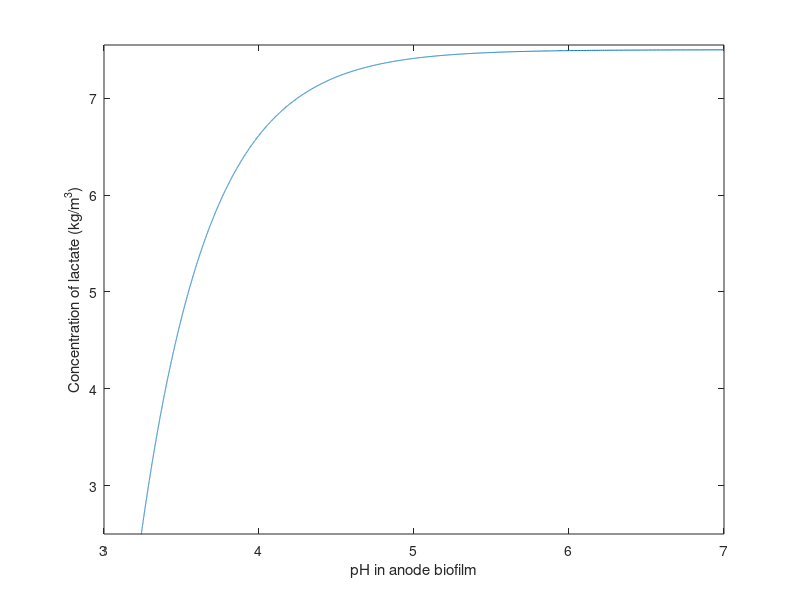
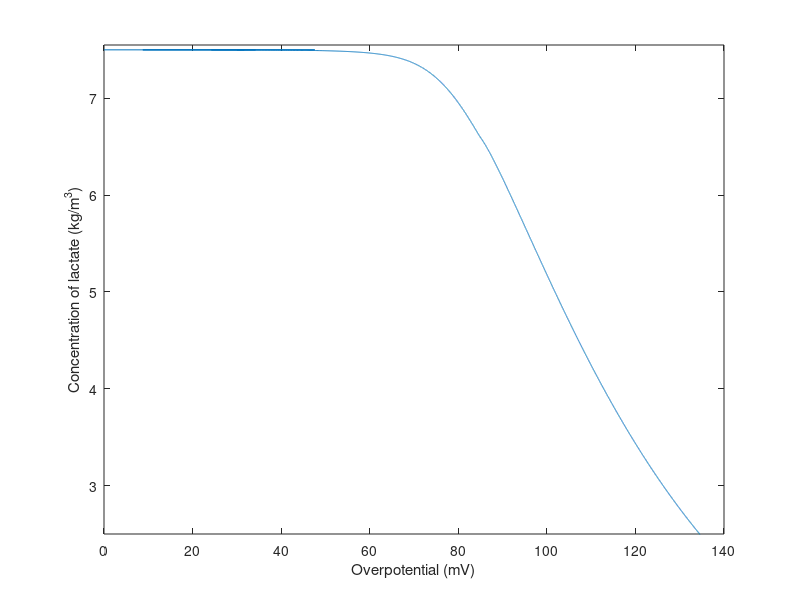
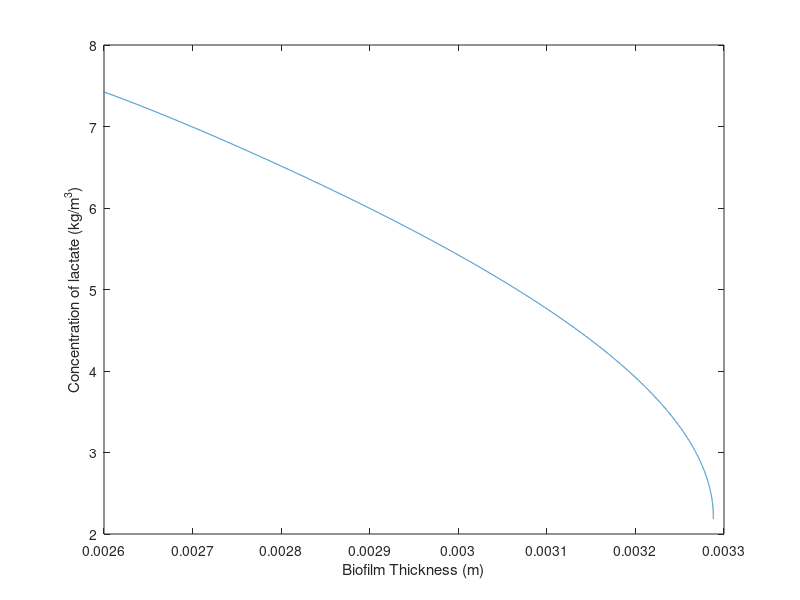
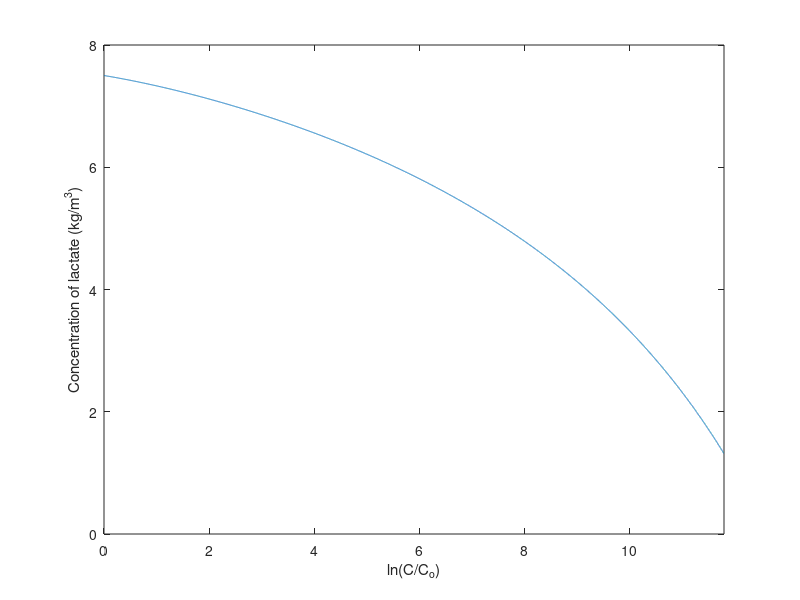

These charts were generated, in order, by the following MATLAB code:
clear all 
close all 
clc

Ds=(0.2544*10^(-4))/86400;
Ll=2*10^(-4);
rho=50;
Yac=0.212;
bina=0.02/86400;
bdet=0.05/86400;
Dco2=(0.9960*10^(-4))/86400;
Dh=(2.3328*10^(-4))/86400;
Am=54*10^(-4);
F=96450;
T=323;
R=8.314;
Vc=135*10^(-6);
Va=135*10^(-6);
Eoanode=340;
Eocathode=1299;
ioref=0.005;%changed from tafel plot to 0.005 from 0.001
b=120;
dcell=2.5*10^(-2);
kaq=3500;
Eka=-155;
dm=4.5;
km=1.7;
co2equi=7.26*10^(-3);
kla=414/86400;
qo2=2.64/86400;
rmax=100.9/3600;
ks=1.27*10^(-3);
chb=10^(-7);





f1 = @(cs) rmax*(1-exp(-cs/ks)) ;
f2 = @(mu,nact,phia) (mu*(1/(1+exp(-F/(R*T*1000)*nact)))*phia) ;
f3 = @(rs,phia,delta,L) Yac*rs-bina*phia+(phia/L)*delta-(phia/L)*(Yac*rs*L+delta) ;
f4 = @(rs,L,delta) Yac*rs*L+delta ;
f5 = @(L) -bdet*L ;
f6 = @(L,csb,cs,rs,delta) (Ds/(Ll*L))*(csb-cs)-rho*rs-(cs/L)*(Yac*rs*L+delta);
f7 = @(L,cco2b,cco2,rs,delta) (Dco2/(Ll*L))*(cco2b-cco2)+4*rho*rs-(cco2/L)*(Yac*rs*L+delta) ;
f8 = @(L,chb,ch,rs,delta) (Dh/(Ll*L))*(chb-ch)+12*rho*rs-(ch/L)*(Yac*rs*L+delta) ;
f9 = @(rs,L,delta) -Am*(Yac*rs*L+delta) ;
f10 = @(csb,cs,vl) (1/vl)*(-(Am*Ds/Ll)*(csb-cs)) ;
f11 = @(cco2b,cco2,vl) (1/vl)*(-(Am*Dco2/Ll)*(cco2b-cco2)) ;
f12 = @(i) -2.24*10^(-7)*(i)+0.0067;
%f12 = @(i) (kla*co2equi+7.7167*10^(-8)*exp(-(i)*(kla+qo2)))/(kla+qo2);
f13 = @(co2,ch)  Eocathode-((R*T*1000)/(4*F))*log(1/(co2*(ch^4))) ;
f14 = @(ch,cco2,cs) Eoanode-((R*T*1000)/(12*F))*log(((cco2^3)*(ch)^(11))/cs) ;
f15 = @(csb) (12*F*Ds*1000*csb)/(Ll) ;
f16 = @(I) ((dm/km)+(dcell/kaq))*(I/1000) ;
f17 = @(I,il) ((R*T)/(12*F))*1000*log(il/(il-I)) ;
f18 = @(I,cs) (b/2.303)*asinh(I/(2*ioref*cs)) ;
f19 = @(Ecathode,Eanode,nohm,nconc,nact) (abs(Ecathode-Eanode)-nohm-nconc-nact)*0.081 ;
f20 = @(Eoutput)  Eoutput/100;


d_t=1;
t = 0:d_t:18000;

mu=zeros(1,length(t));
kd=zeros(1,length(t));
rs=zeros(1,length(t));
phia=zeros(1,length(t));
L=zeros(1,length(t));
cs=zeros(1,length(t));
delta=zeros(1,length(t));
cco2=zeros(1,length(t));
ch=zeros(1,length(t));
vl=zeros(1,length(t));
csb=zeros(1,length(t));
cco2b=zeros(1,length(t));
co2=zeros(1,length(t));
Ecathode=zeros(1,length(t));
Eanode=zeros(1,length(t));
il=zeros(1,length(t));
nohm=zeros(1,length(t));
nconc=zeros(1,length(t));
nact=zeros(1,length(t));
Eoutput=zeros(1,length(t));
I=zeros(1,length(t));
ovr=zeros(1,length(t));
idenstity=zeros(1,length(t));
OUR=zeros(1,length(t));
xbyxo=zeros(1,length(t));
T=zeros(1,length(t));
power=zeros(1,length(t));
mutnoexp=zeros(1,length(t));
eff=zeros(1,length(t));

mu(1)=1.166370409*10^(-3);
rs(1)=2.5*10^(-20);%INITIAL I NEED TO BE KNOWN(TAKEN ZERO HERE) to vary
phia(1)=0.4286802857;%to vary
L(1)=0.0258*10^(-1);%to vary
cs(1)=7.5;
delta(1)=-1.446759259*10^(-08);
cco2(1)=1.804718175*10^(-10);%INITIAL CO2 CONC NEEDED and here up needed to be reviewed
ch(1)=10^(-7);
vl(1)=135*10^(-6);
csb(1)=5;
cco2b(1)=1.804718175*10^(-25);
co2b(1)=7.23*10^(-3);
co2(1)=7.23*10^(-3);
Ecathode(1)=845.8563841;
Eanode(1)=845.8563841;
il(1)=8519.75;
nohm(1)=0;
nconc(1)=0;
nact(1)=0;
Eoutput(1)=0;
I(1)=0;
T(1)=308;


for i=1:(length(t)-1)
    
    phia(i+1) = phia(i) + 0.1*d_t*f3(rs(i),phia(i),delta(i),L(i));
    L(i+1) = L(i) + 0.008*d_t*f4(rs(i),L(i),delta(i));
    delta(i+1) = delta(i) + 0.8*d_t*f5(L(i));
    cs(i+1) = cs(i) + 0.00031*d_t*f6(L(i),csb(i),cs(i),rs(i),delta(i));
    cco2(i+1) = cco2(i) + d_t*f7(L(i),cco2b(i),cco2(i),rs(i),delta(i));
    ch(i+1) = ch(i) + 0.000000003*d_t*f8(L(i),chb,ch(i),rs(i),delta(i));
    vl(i+1) = vl(i) + d_t*f9(rs(i),L(i),delta(i));
    csb(i+1) = csb(i) + 0.0003*d_t*f10(csb(i),cs(i),vl(i));
    cco2b(i+1) = cco2b(i) + d_t*f11(cco2b(i),cco2(i),vl(i));
    co2(i+1) = f12(i+d_t);
    Ecathode(i+1) = f13(co2(i+1),10^(-7));
    Eanode(i+1) = f14(ch(i+1),cco2(i+1),cs(i+1));
    il(i+1) = f15(csb(i+1));
    nohm(i+1) = f16(I(i));
    nconc(i+1) = f17(I(i),il);
    nact(i+1) = f18(I(i),cs(i+1));
    mu(i+1) = f1(cs(i+1));
    rs(i+1) = f2(mu(i+1),nact(i+1),phia(i+1));
    Eoutput(i+1) = f19(Ecathode(i+1),Eanode(i+1),nohm(i+1),nconc(i+1),nact(i+1));
    I(i+1) = f20(Eoutput(i+1));
    if i<=16000
    kd(i)=mu(1)*exp(-(16000/t(i)));
    elseif i>16000
        kd(i)=mu(1);
    end
    ph = -log10(ch);
   
end
ovr=(nact+nconc+nohm);
OUR=co2*qo2;

idensity=I/54*10^(-1);
mut=(mu(1)-kd).*t;
mutnoexp(:,:)=exp(mut);
power=Eoutput.*I;
eff(:,:)=power/76.7;
%T=308-717.56r^2;
%plot(idenstity(100:8000),ovr(100:8000))

%plot(cs(100:8000),ovr(100:8000))

%plot(I,ovr)
%plot(cs,ovr)
%plot(cs(1:5000),I(1:5000))
% plot(cs(1:12000),eff(1:12000))
%plot(cs,mu)
%plot(cs(1:16000),mut(1:16000))
% plot(cs(1:16000),mut(1:16000))
%plot(t(1:12000),power(1:12000))
%plot(cs(1:5000),OUR(1:5000))
%plot(t(1:10000),co2(1:10000))


figure (1)
% plot(t(1:14000),Eoutput(1:14000))
plot(ph(1:14000),cs(1:14000))
xlabel('pH in anode biofilm');
ylabel('Concentration of lactate (kg/m^{3})')
xlim([3,7]);
ylim([2.5,7.55]);
saveas(gcf,'pH.tiff')
figure (2)
plot(ovr(1:14000),cs(1:14000))
xlabel('Overpotential (mV)');
ylabel('Concentration of lactate (kg/m^{3})')
xlim([0 140]);
ylim([2.5,7.55]);
saveas(gcf,'overpotential.tiff')
% figure (3)
% % plot(cs(1:14000),eff(1:14000))
% plot(cs(1:12000),eff(1:12000))
% figure (4)
% plot(cs(1:14000),I(1:14000))
figure (5)
plot(L(1:14000),cs(1:14000))
xlabel('Biofilm Thickness (m)');
ylabel('Concentration of lactate (kg/m^{3})')
xlim([2.6*10^(-3),3.3*10^(-3)]);
saveas(gcf,'biofilm_thickness.tiff')
% ylim([2,7.5]);
figure (6)
plot(mut(1:16000),cs(1:16000))
xlabel('ln(C/C_o)');
ylabel('Concentration of lactate (kg/m^{3})')
xlim([0 11.8]);
ylim([0,8]);
saveas(gcf,'growth_kinetics_bact.tiff')